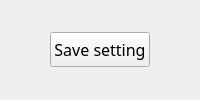
           <widget class="QWidget" name="widget_28" native="true">
            <layout class="QHBoxLayout" name="horizontalLayout_21">
             <property name="leftMargin">
              <number>0</number>
             </property>
             <property name="topMargin">
              <number>0</number>
             </property>
             <property name="rightMargin">
              <number>0</number>
             </property>
             <property name="bottomMargin">
              <number>0</number>
             </property>
             <item>
              <widget class="QWidget" name="widget_29" native="true"/>
             </item>
             <item>
              <widget class="QPushButton" name="ButtonTool_2">
               <property name="minimumSize">
                <size>
                 <width>0</width>
                 <height>35</height>
                </size>
               </property>
               <property name="maximumSize">
                <size>
                 <width>170</width>
                 <height>35</height>
                </size>
               </property>
               <property name="font">
                <font>
                 <family>Sarabun</family>
                 <pointsize>12</pointsize>
                </font>
               </property>
               <property name="text">
                <string>Save setting</string>
               </property>
               <property name="icon">
                <iconset>
                 <normaloff>icon/icons8-save-50.png</normaloff>icon/icons8-save-50.png</iconset>
               </property>
              </widget>
             </item>
             <item>
              <widget class="QWidget" name="widget_30" native="true"/>
             </item>
            </layout>
           </widget>
